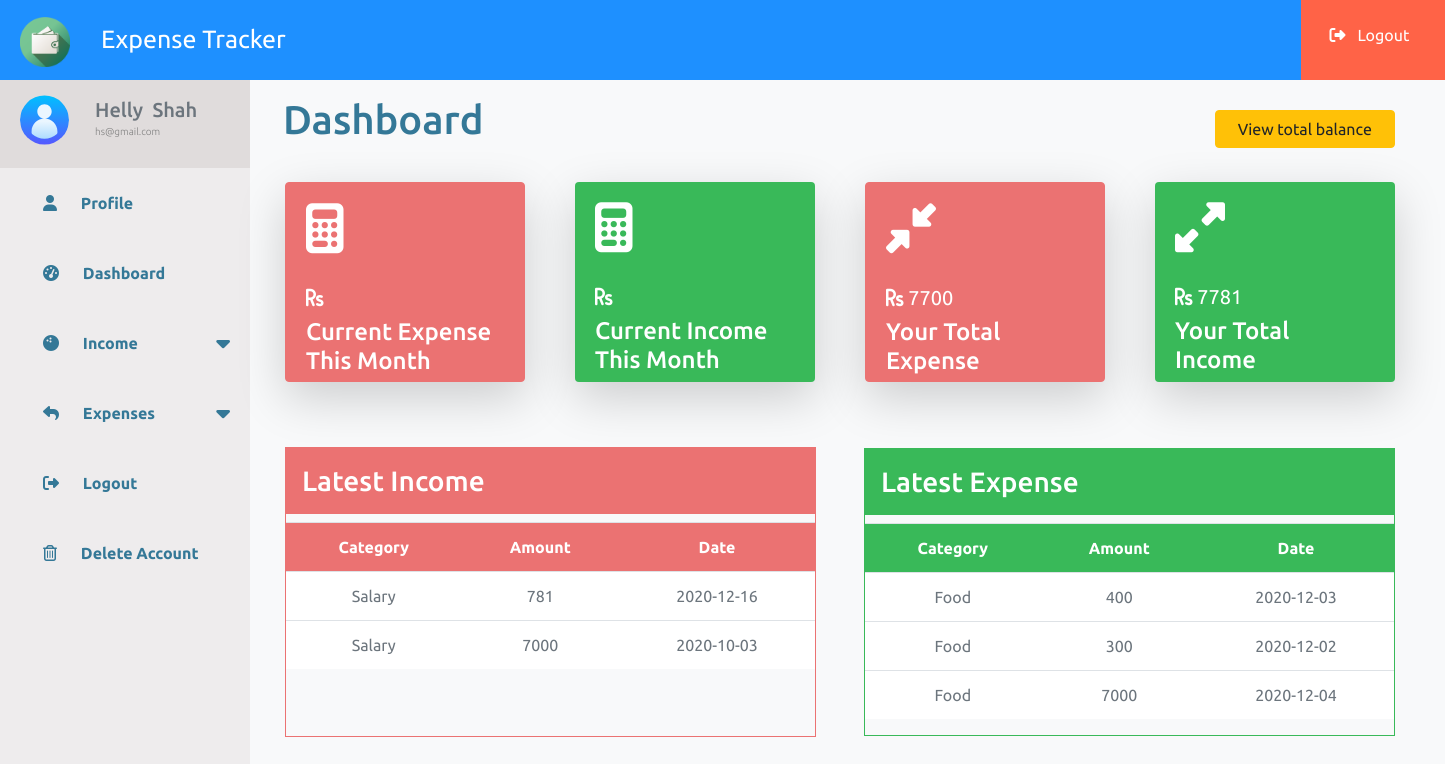
The app's page /dashboard.php (signed in) with its own data.
### tables this page shows
CREATE TABLE `income` (
  `inc_id` int(11) NOT NULL,
  `category` varchar(15) NOT NULL,
  `amount` int(11) NOT NULL,
  `account` varchar(10) NOT NULL,
  `date` date NOT NULL,
  `description` text NOT NULL,
  `email` varchar(50) NOT NULL
);

CREATE TABLE `expense` (
  `exp_id` int(11) NOT NULL,
  `category` varchar(40) NOT NULL,
  `amount` int(10) NOT NULL,
  `account` varchar(20) NOT NULL,
  `date` date NOT NULL,
  `description` text NOT NULL,
  `email` varchar(50) NOT NULL
);

### dashboard.php (the view, shortened to what this page needs)
<!DOCTYPE html>
<html lang="en">
<head>
    <link rel="stylesheet" href="https://use.fontawesome.com/releases/v5.2.0/css/all.css">
</head>
<body>
    <?php
        include 'nav.php';
    ?>
    <div class="page bg-light">
        <div class="sidebar">
            <?php
                include 'sidebar.php';
            ?>
        </div>
        <?php
            $em = $_SESSION['email'];
            $GetAllExpense 	 = "SELECT SUM(amount) FROM `expense` WHERE email='$em'";
            $result = mysqli_query($conn, $GetAllExpense);
            if($row = mysqli_fetch_array($result)){
                $getallexp = $row['SUM(amount)'];
            }
            $GetAllIncome 	 = "SELECT SUM(amount) FROM `income` WHERE email='$em'";
            $result = mysqli_query($conn, $GetAllIncome);
            if($row = mysqli_fetch_array($result)){
                $getallinc = $row['SUM(amount)'];
            }
        ?>
        <div class="dashboard">
            <div class="pl-2 header w-100">
                <h1 class="mt-3 w-75">Dashboard</h1>
                <form action="dashboard.php" method="post">
                    <button type="submit" class="btn btn-warning balancebtn" name="balancebtn">View total balance</button>
                </form>
            </div>
            <div class="w-100">
                <div class="w-25  shadow-lg rounded">
                    <i class="fas fa-calculator"></i>
                    <div class="current">
                        <i class="fas fa-rupee-sign"></i>
                    </div>
                    <h4 class="text-white">Current Expense This Month</h4>
                </div>
                <div class="w-25  shadow-lg rounded">
                    <i class="fas fa-calculator"></i>
                    <div class="current">
                        <i class="fas fa-rupee-sign"></i>
                    </div>
                    <h4 class="text-white">Current Income This Month</h4>
                </div>
                <div class="w-25  shadow-lg rounded">
                    <i class="fas fa-compress-alt"></i>
                    <div class="current">
                        <i class="fas fa-rupee-sign"></i>
                        <text class="total-expense-label"><?php echo $getallexp;?></text>
                    </div>
                    <h4 class="text-white">Your Total Expense</h4>
                </div>
                <div class="w-25  shadow-lg rounded">
                    <i class="fas fa-expand-alt"></i>
                    <div class="current">
                        <i class="fas fa-rupee-sign"></i>
                        <text class="total-balance-label"><?php echo $getallinc;?></text>
                    </div>
                    <h4 class="text-white">Your Total Income</h4>
                </div>
            </div>
            <div class="row">
                <div class="table-1">
                    <div class="table-header1 h3 p-3">
                        Latest Income
                    </div>
                    <table class="table">
                        <div class="table-resposnive">
                            <tr class="text-center">
                                <th>Category</th>
                                <th>Amount</th>
                                <th>Date</th>
                            </tr>
                            <?php
                            $GetIncomeHistory = "SELECT * FROM `income` WHERE email='$em'";
                            $result = mysqli_query($conn, $GetIncomeHistory);
                            while($row = mysqli_fetch_array($result)){ ?>
                                <tr class="text-center bg-white">
                                    <td class="text-secondary"><?php echo $row['category'];?></td>
                                    <td class="text-secondary"><?php echo $row['amount'];?></td>
                                    <td class="text-secondary"><?php echo $row['date'];?></td>
                                </tr>
                            <?php } ?>
                        </div>
                    </table>
                </div>
                <div class="table-2">
                    <div class="table-header2 h3 p-3">
                        Latest Expense
                    </div>
                    <table class="table">
                        <div class="">
                            <tr class="text-center">
                                <th>Category</th>
                                <th>Amount</th>
                                <th>Date</th>
                            </tr>
                            <?php
                            $GetExpenseHistory = "SELECT * FROM `expense` WHERE email='$em'";
                            $result = mysqli_query($conn, $GetExpenseHistory);
                            while($row = mysqli_fetch_array($result)){ ?>
                                <tr class="text-center bg-white">
                                    <td class="text-secondary"><?php echo $row['category'];?></td>
                                    <td class="text-secondary"><?php echo $row['amount'];?></td>
                                    <td class="text-secondary"><?php echo $row['date'];?></td>
                                </tr>
                            <?php } ?>
                        </div>
                    </table>
                </div>
            </div>
        </div>
    </div>
</body>
</html>

### nav.php (shortened to what this page needs)
<html>
    <head>
        <link rel="stylesheet" href="https://cdn.jsdelivr.net/npm/bootstrap@4.5.3/dist/css/bootstrap.min.css">
        <link rel="stylesheet" href="https://use.fontawesome.com/releases/v5.2.0/css/all.css">
    </head>
    <body>
        <nav class="navbar">
            <div class="left text-dark">
                <div class="row">
                    <div class=" pr-3">
                        <img src="images/img5.png" width="50px" height="50px" alt="">
                    </div>
                    <div class="col-10 pt-1">
                        <p class="text-white">Expense Tracker</p>
                    </div>
                    <div class="pt-1 rate">
                        <a href="email.php" class="text-light help">Give Feedback</a>
                    </div>
                </div>
            </div>
            <div class="right">
                <span>
                    <i class="fas fa-sign-out-alt icons py-1 px-2"></i>
                    <a href="logout.php" class="text-white text-center px-1">Logout</a>
                </span>
            </div>
        </nav>
    </body>
</html>

### sidebar.php (shortened to what this page needs)
<html>
    <head>
        <link rel="stylesheet" href="https://use.fontawesome.com/releases/v5.2.0/css/all.css">
    </head>
    <body>
        <nav class="sidebar bg-text">
            <ul>
                <li>
                    <div id="item">
                        <img src="images/user.svg" alt="Avatar" class="avatar">
                        <h5 class="text-secondary pt-2">
                        <?php
                            echo $_SESSION['firstname'].'&nbsp;'.$_SESSION['lastname'];
                            echo '<div class="h4 email py-1" style="color:grey;font-weight:100; font-size:10px;padding:0;">'.$_SESSION['email'].'</div>';
                        ?>
                        </h5>
                    </div>
                </li>
                <li>
                    <div>
                        <i class="fas fa-user"></i>
                        <a href="profile.php" class="dash-btn">Profile</a>
                    </div>
                </li>
                <li>
                    <div>
                        <i class="fas fa-tachometer-alt"></i>
                        <a href="dashboard.php" class="dash-btn">Dashboard</a>
                    </div>
                </li>
                <li>
                    <div>
                        <i class="fas fa-bowling-ball"></i>
                        <a href="#" class="inc-btn">Income
                            <span class="fas fa-caret-down second"></span>
                        </a>
                    </div>
                </li>
                <li>
                    <div>
                        <i class="fas fa-reply"></i>
                        <a href="#" class="exp-btn">Expenses
                            <span class="fas fa-caret-down third"></span>
                        </a>
                    </div>
                </li>
                <li>
                    <div>
                        <i class="fas fa-sign-out-alt icons"></i>
                        <a href="logout.php" class="log-btn">Logout</a>
                    </div>
                </li>
                <li>
                    <div>
                        <i class="far fa-trash-alt"></i>
                        <a href="delete.php" class="del-btn">Delete Account</a>
                    </div>
                </li>
            </ul>
        </nav>
    </body>
</html>

### dashboard.php (style rules this page uses)
html,body { height: 100%; min-height: 100% !important; }
.page { display: flex; width:100%; }
.sidebar { width: 250px !important; margin-right:10px; }
h1 { color: #347897; margin: 15px; }
.dashboard { display:flex; flex-direction:column; }
.dashboard .w-100 { display:flex; }
.w-100 .w-25 { height:200px; width:240px !important; background-color:black; margin: 25px; margin-top: 30px; color: white; padding: 20px; }
.w-100 .w-25 i { font-size: 50px; }
.w-100 .w-25 .current { display: block; padding-top: 30px; font-size: 20px; }
.w-100 .w-25 .current i { font-size: 20px; }
.w-100 .w-25:nth-child(odd) { background-color: rgb(235, 114, 114); border: 1px solid rgb(235, 114, 114); }
.w-100 .w-25:nth-child(even) { background-color: rgb(57, 185, 89); }
.balancebtn { width: 180px; margin-top: 30px; margin-left: 52px; }
.header { position: relative; }
.dashboard .table-1 { color: black; border: 1px solid rgb(235, 114, 114); height: 300px; width: 531px; margin: 40px !important; table-layout: auto; height: auto; }
.dashboard .table-header1 { background-color: rgb(235, 114, 114); }
.dashboard .table-1 .table tr { background-color: rgb(235, 114, 114); }
.dashboard .table-2 { color: black; color: black; border: 1px solid rgb(57, 185, 89); height: 300px; width: 531px; margin: 41px !important; margin-left: 8px !important; table-layout: auto; height: auto; }
.dashboard .table-header2 { background-color: rgb(57, 185, 89); }
.dashboard .table-2 .table tr { background-color: rgb(57, 185, 89); }

### nav.php (style rules this page uses)
* { margin: 0; padding: 0; user-select: none; box-sizing: border-box; font-family: 'Poppins' , sans-serif; color: white; }
.navbar { height: 80px; width: 100%; margin: 0px !important; padding: 0px !important; }
.navbar .left { background-color: dodgerblue; width: 90%; height: 80px; font-size: 25px; padding: 17px 35px; }
.navbar .right { height: 80px; background-color: tomato; width: 10%; padding: 23px 21px; text-decoration: none; color: white; }
.navbar .right span { display:flex; }
.help { font-size: 15px; }
a { text-decoration:none !important; }
.rate { padding-left:51px; }

### sidebar.php (style rules this page uses)
* { margin: 0; padding: 0; user-select: none; box-sizing: border-box; font-family: 'Ubuntu', sans-serif;; }
.sidebar { width: 250px; height: 800px; left: -250px; background-color: rgb(238, 236, 237); transition: left 0.4 ease; }
nav ul li div { position: relative; padding-left: 20px; text-decoration: none; list-style: none; line-height: 70px; font-weight: 550; display: block; border-left: 3px solid transparent; }
nav ul li div a { color: #347897; }
nav ul li div a span { color: #347897; }
nav ul li div i { padding: 10px 20px; color: #347897; }
.avatar { width: 50px; height: 60px; border-radius: 50%; padding-left: 1px; }
nav ul li #item { display: flex; background-color: rgb(224, 220, 220); padding: 10px 10px; }
nav ul li #item img { margin-left: 6px; margin-right: 26px; }
nav ul li div a span { position: absolute; top: 50%; right: 20px; transform: translateY(-50%); font-size: 22px; transition: left 0.4 ease; }
.email { border-left:none; }
h4 { color:#347897; padding-top:5px; }

### records on screen
income: category "Salary", amount "781", date "2020-12-16"
income: category "Salary", amount "7000", date "2020-10-03"
expense: category "Food", amount "400", date "2020-12-03"
expense: category "Food", amount "300", date "2020-12-02"
expense: category "Food", amount "7000", date "2020-12-04"

### other values on screen
$_SESSION['firstname'] "Helly"
$_SESSION['lastname'] "Shah"
$_SESSION['email'] "hs@gmail.com"
$getallexp "7700"
$getallinc "7781"
